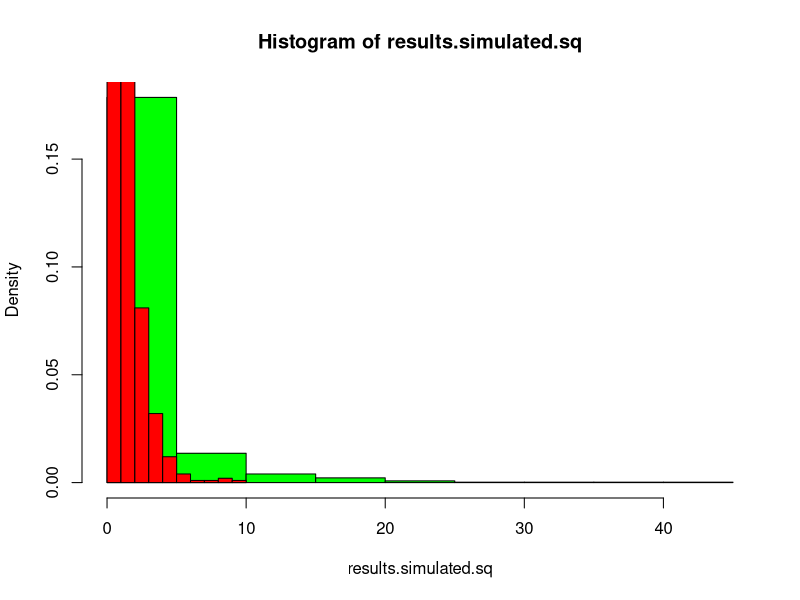

Reproduce this figure in R.
# library(lambda.r)
# pDF(x, y) %when% {
#   0 < x
#   0 < y
#   x + y < 1
# } %as% 24*x*y
# pDF(x, y) %as% 0
# 
# integrate(function(y) {
#   sapply(y, function(y) {
#     integrate(Vectorize(function(x) Vectorize(pDF(x, y))), lower=0, upper = 1)$value
#   })
# }, lower=-0, upper=1)


# Problem 8 #

simulated.pDF <- function(y) log(1/((1-y)))

randomDraws <- runif(1E3, min = 0, max = 1)

results.simulated <- sapply(randomDraws, simulated.pDF)

results.simulated.sq = results.simulated^2

results.direct <- rexp(1E3)


hist(results.simulated.sq, freq = FALSE, col="green")
hist(results.direct, freq=FALSE, col="red", add=TRUE)